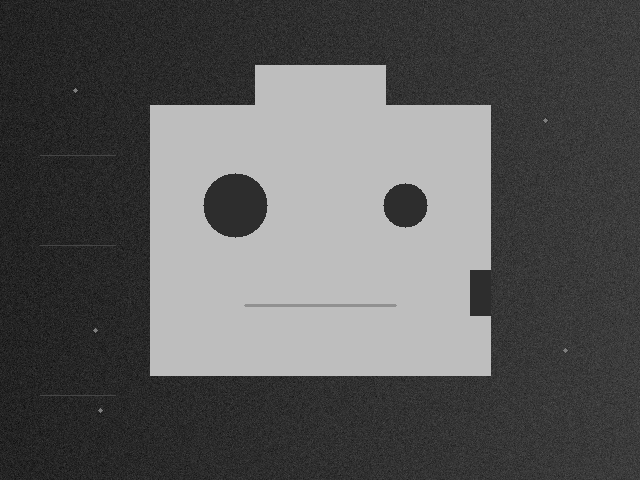
#> input picture week01-opencv/day04/images/canny_test.png, 640 x 480 px
$ python test02_canny_threshold_comparison.py
#> lines starting #> are read from the running program, lines starting #| are printed output that depends on the picture; after the words box and inside, x2 and y2 are one past the last pixel; in counts of white or black regions, pixels touching at a corner belong together
"""
Descripttion:
Author: Jie.Zh
Date: 2026-06-22 11:09:17
LastEditTime: 2026-06-22 11:09:47
"""

from pathlib import Path

import cv2

BASE_DIR = Path(__file__).resolve().parent
IMAGE_FILE_PATH = BASE_DIR / "images" / "canny_test.png"
OUTPUTS_PATH = BASE_DIR / "outputs" / "canny_threshold_comparison"
OUTPUTS_PATH.mkdir(parents=True, exist_ok=True)

image_name = IMAGE_FILE_PATH.stem
threshold_pairs = [(20, 60), (50, 150), (100, 200)]
# 读取灰度图
gray_image = cv2.imread(str(IMAGE_FILE_PATH), cv2.IMREAD_GRAYSCALE)
#> gray_image is the input picture: shape (480, 640); min 8, max 190, mean 89.7
if gray_image is None:
    raise FileNotFoundError("灰度图读取失败")
# 循环threshold_pairs列表。每一轮分别取得低阈值low_threshold和高阈值high_threshold
for low_threshold, high_threshold in threshold_pairs:
    # 保存路径
    saved_path = (
        OUTPUTS_PATH / f"{image_name}_edges_{low_threshold}_{high_threshold}.png"
    )

    # Canny
    edge_image = cv2.Canny(
        gray_image,  # 输入单通道
        low_threshold,  # 低阈值
        high_threshold,  # 高阈值
    )
    # 边缘像素数量
    edge_pixels = cv2.countNonZero(edge_image)
    print(f"{saved_path.name} 边缘像素数量：{edge_pixels}")
    # 保存
    saved_edge = cv2.imwrite(str(saved_path), edge_image)
    if saved_edge:
        print(f"{saved_path.name} 保存成功")
    else:
        print(f"{saved_path.name} 保存失败")
#> this loop made 3 passes
#> edge_pixels on passes 1 to 3: 71318, 2791, 2303
#| canny_test_edges_20_60.png 边缘像素数量：71318
#| canny_test_edges_50_150.png 边缘像素数量：2791
#| canny_test_edges_100_200.png 边缘像素数量：2303
#> pass 1, `edge_image = cv2.Canny( gray_image,`:
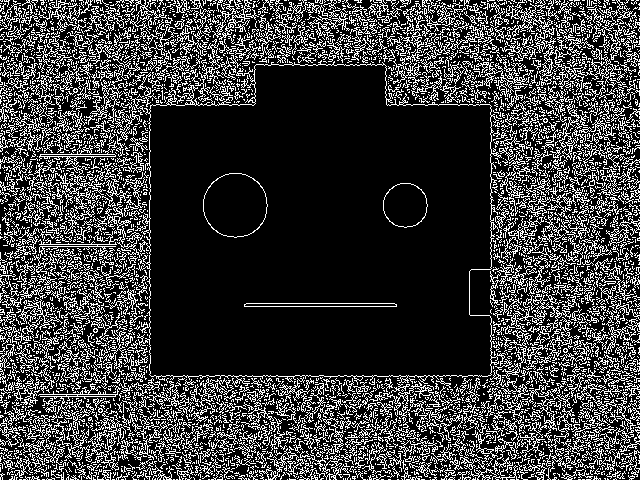
#> edge_image: shape (480, 640); 23.2% white in thin lines or dots
#> pass 2, `edge_image = cv2.Canny( gray_image,`:
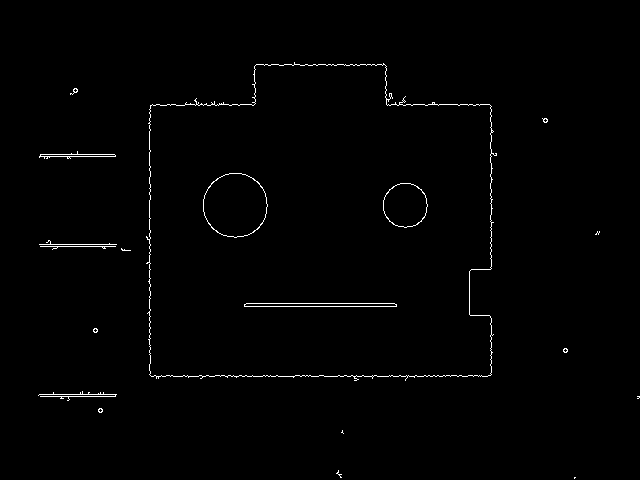
#> edge_image: shape (480, 640); 0.91% white in thin lines or dots, all inside (x1, y1, x2, y2) = (38, 62, 640, 479)
#> pass 3, `edge_image = cv2.Canny( gray_image,`:
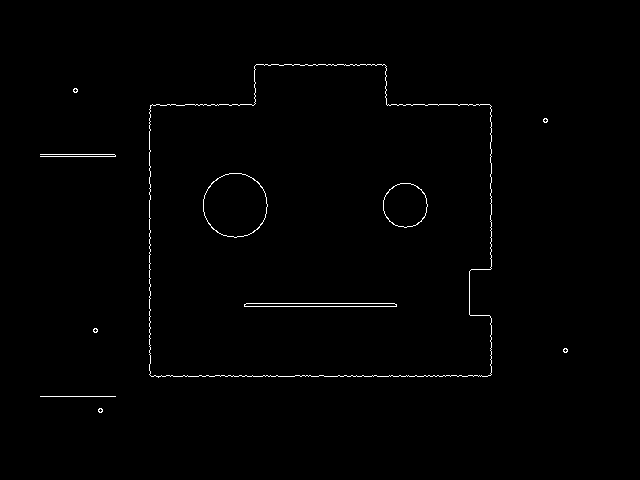
#> edge_image: shape (480, 640); 0.75% white in thin lines or dots, all inside (x1, y1, x2, y2) = (40, 64, 568, 413)
